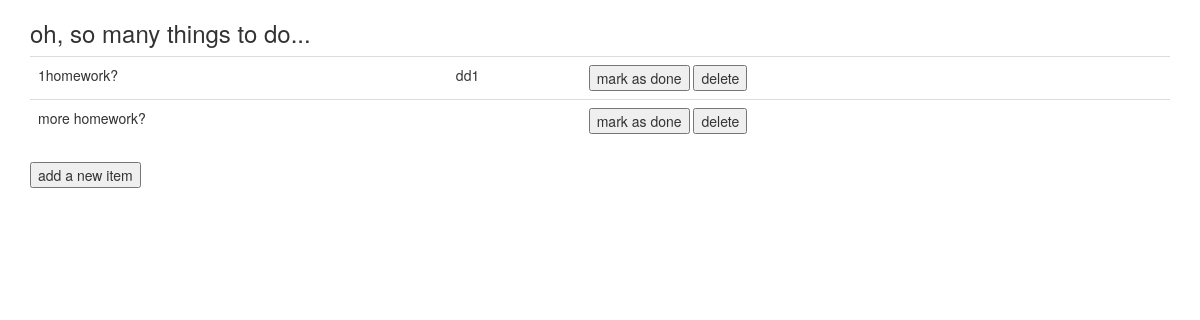
Before: / with the older database file.
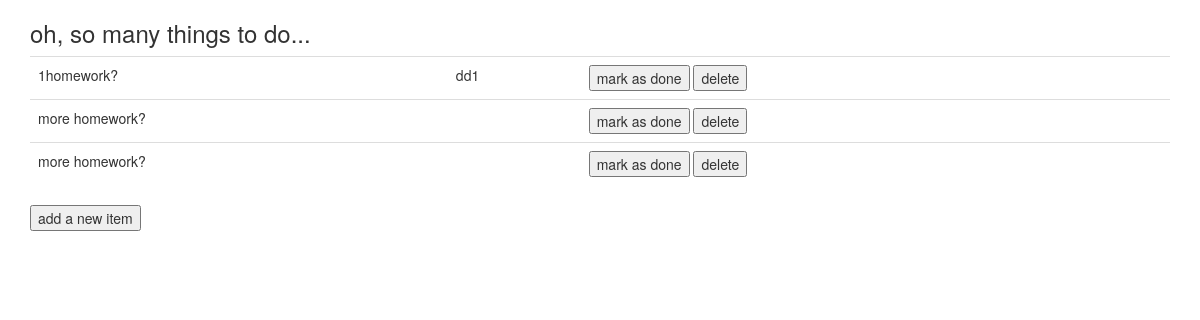
After: the same page with the newer database file.
### tables this page shows
CREATE TABLE "entries" (
	`what_to_do`	TEXT,
	`due_date`	TEXT,
	`status`	TEXT
);

### master_todolist.py (the view)
@app.route("/") #I assume that the app() program is constantly running and reading what the user enters which then dictates the execution of these function....surprised that beyond this "app" program, there isn't another brain child out here doing stuff. Default handling is a GET request...no need to specify as default is GET. Any other request will be ignored.
def show_list():
    db = get_db()
    cur = db.execute('SELECT what_to_do, due_date, status FROM entries')
    entries = cur.fetchall() #returns object as a cursor (which is/should be a list)
    tdlist = [dict(what_to_do=row[0], due_date=row[1], status=row[2])
              for row in entries]
    return render_template('index.html', todolist=tdlist)

### master_todolist.py (called while the page is built)
def get_db():
    if not hasattr(g, 'sqlite_db'):
        g.sqlite_db = sqlite3.connect(app.config['DATABASE'])
    return g.sqlite_db

### templates/index.html (shortened to what this page needs)
<!DOCTYPE html>
<html lang="en">
<head>
    <link rel="stylesheet" href="https://maxcdn.bootstrapcdn.com/bootstrap/3.3.7/css/bootstrap.min.css">
</head>
<body>
    <div class="container">
        <h3>oh, so many things to do...</h3>
        <table class='table'>
            {% for entry in todolist %}
            <tr>
                <td {% if entry.status=='done' %} class='done' {% endif %}>{{ entry.what_to_do|safe }}</td>
                <td>{{ entry.due_date|safe }}</td>
                <td>
                    <button onclick="location.href='/mark/{{entry.what_to_do|urlencode}}'">mark as done </button>
                    <button onclick="location.href='/delete/{{entry.what_to_do|urlencode}}'">delete</button>
                </td>
            </tr>
            {% else %}
            <tr>
                <td>
                    <em>Unbelievable. Nothing to do for now.</em>
                </td>
            </tr>
            {% endfor %}
        </table>
        <button onclick="toggle_entry_form();" id='toggle_button'>add a new item</button>
    </div>
</body>
</html>

Changed rows visible on the page:
added entries: what_to_do "more homework?"
